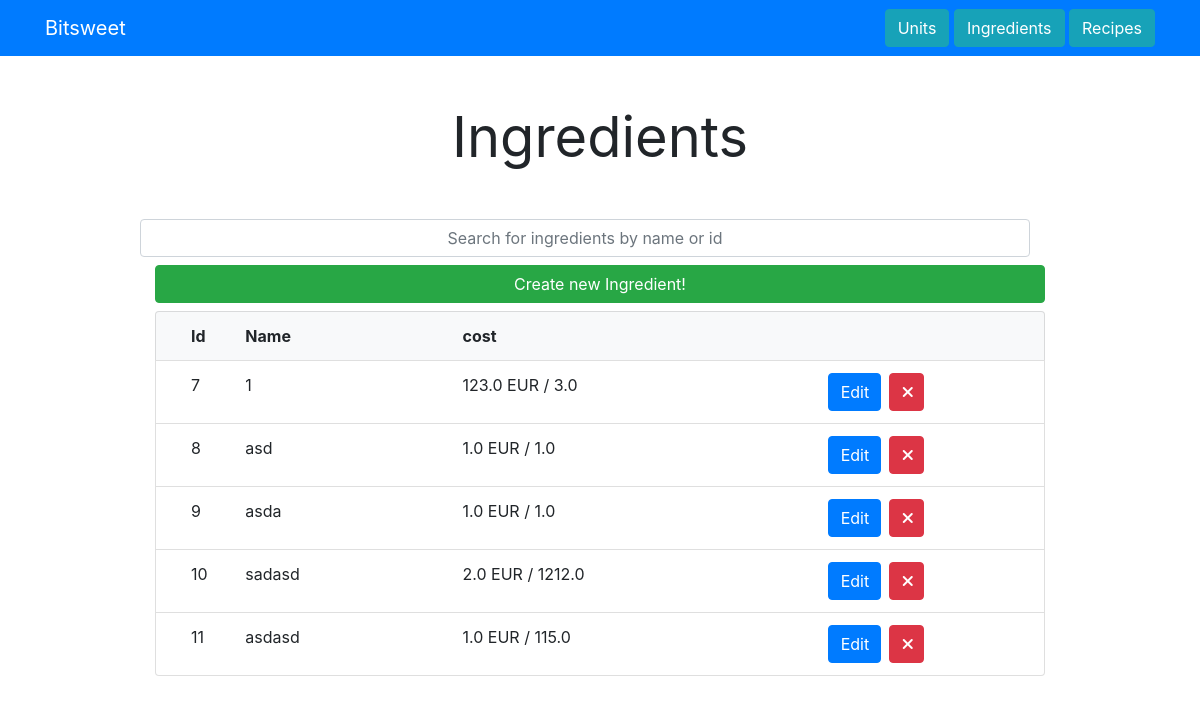
Page /ingredient/ on the earlier database version.
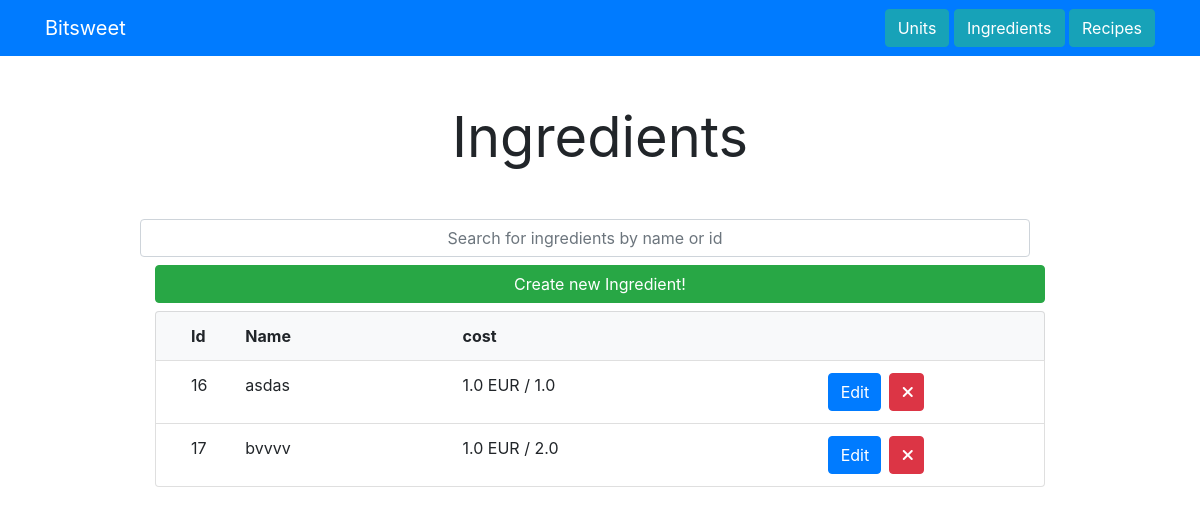
Same page on the later database version.
### ingredient/models.py (models this page shows, shortened)
class Ingredient(models.Model):
    article_number = models.AutoField(primary_key=True)
    ingredient_name = models.CharField(max_length=100, null=False)
    cost_amount = models.FloatField(validators=[MinValueValidator(0.1)])
    cost_per_unit = models.FloatField(validators=[MinValueValidator(0)])
    unit = models.ForeignKey(MeasurementUnit,on_delete=models.CASCADE)

### ingredient/views.py (the view)
# urls.py: path('',views.index,name='index'),
def index(request):
    return render(request, 'ingredient/index.html', {'ingredient_list': Ingredient.objects.order_by('article_number')})

### templates/ingredient/index.html (shortened to what this page needs)
{% extends 'base.html' %}
{% block content %}
    {% if ingredient_list %}
        <div class="col-md-12 mb-5">
            <p class="display-4 text-center">
                <strong>Ingredients</strong>
        </div>
    {% endif %}
    <form class="col-md-12 row mb-2" action="{% url 'ingredient:filter'  %}" method="get">
        <input autofocus id="ingredient-filter"  name="ingredient-filter" placeholder="Search for ingredients by name or id" value="{{ ingredient_filter }}" type="text" class="form-control col-md-12 text-center"></input>
    </form>
    <div class="container">
        {% if ingredient_list %}
            <a class="col-md-12 btn btn-success btn-large mb-2" href="{% url 'ingredient:edit' '0' %}">Create new Ingredient!</a>
            <ul class="list-group">
                <li class="list-group-item bg-light">
                    <div class="col-md-12 row">
                        <div class="col-md-10 row">
                            <div class="col-md-1">
                                <strong>Id</strong>
                            </div>
                            <div class="col-md-4">
                                <strong>Name</strong>
                            </div>
                            <div class="col-md-4">
                                <strong>cost</strong>
                            </div>
                        </div>
                    </div>
                </li>
                {% for ingredient in ingredient_list%}
                    <li class="list-group-item">
                        <div class="col-md-12 row">
                            <div class="col-md-10 row">
                                <div class="col-md-1">
                                    {{ingredient.article_number}}
                                </div>
                                <div class="col-md-4">
                                    {{ingredient.ingredient_name}}
                                </div>
                                <div class="col-md-4">
                                    {{ingredient.cost_per_unit }} EUR / {{ingredient.cost_amount }} {{ingredient.unit.unit_abbreviation }}
                                </div>
                            </div>
                            <div class="col-md-2 text-right row">
                                <a href="{% url 'ingredient:edit' ingredient.article_number %}" class="btn btn-primary rounded pull-right col-md-6 mr-2">Edit</a>
                                <a href="{% url 'ingredient:delete' ingredient.article_number %}" class="btn btn-danger rounded pull-right col-md-4">
                                    <i class="fas fa-times"></i>
                                </a>
                            </div>
                        </div>
                    </li>
                {% endfor %}
            </ul>
        {% endif%}
    </div>
{% endblock %}

Differences in the rows shown:
removed Ingredient: article_number "7", ingredient_name "1", cost_per_unit "123.0", cost_amount "3.0"
removed Ingredient: article_number "8", ingredient_name "asd", cost_per_unit "1.0", cost_amount "1.0"
removed Ingredient: article_number "9", ingredient_name "asda", cost_per_unit "1.0", cost_amount "1.0"
removed Ingredient: article_number "10", ingredient_name "sadasd", cost_per_unit "2.0", cost_amount "1212.0"
removed Ingredient: article_number "11", ingredient_name "asdasd", cost_per_unit "1.0", cost_amount "115.0"
added Ingredient: article_number "16", ingredient_name "asdas", cost_per_unit "1.0", cost_amount "1.0"
added Ingredient: article_number "17", ingredient_name "bvvvv", cost_per_unit "1.0", cost_amount "2.0"
